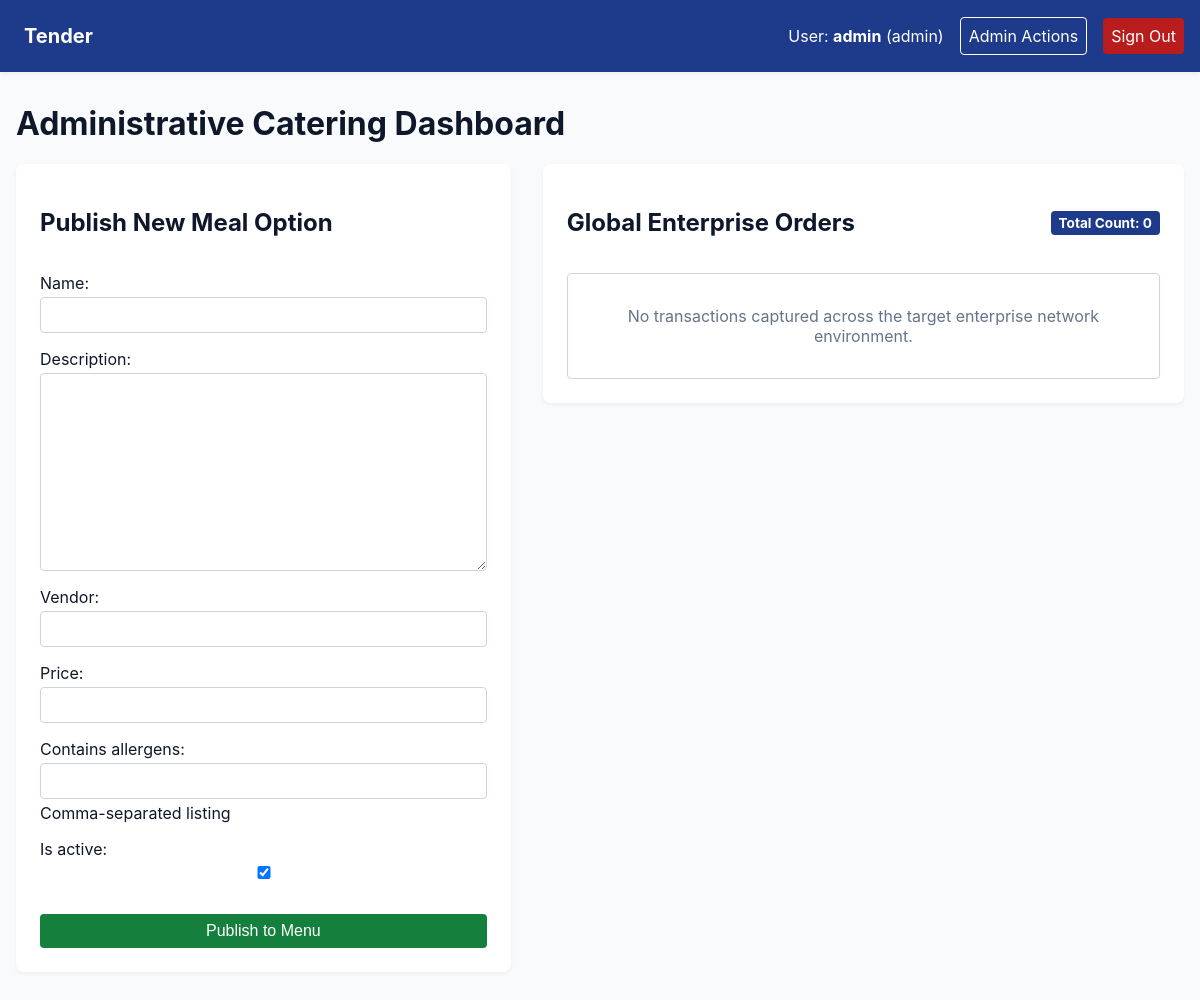
Before: /admin-management/ (signed in) with the older database file.
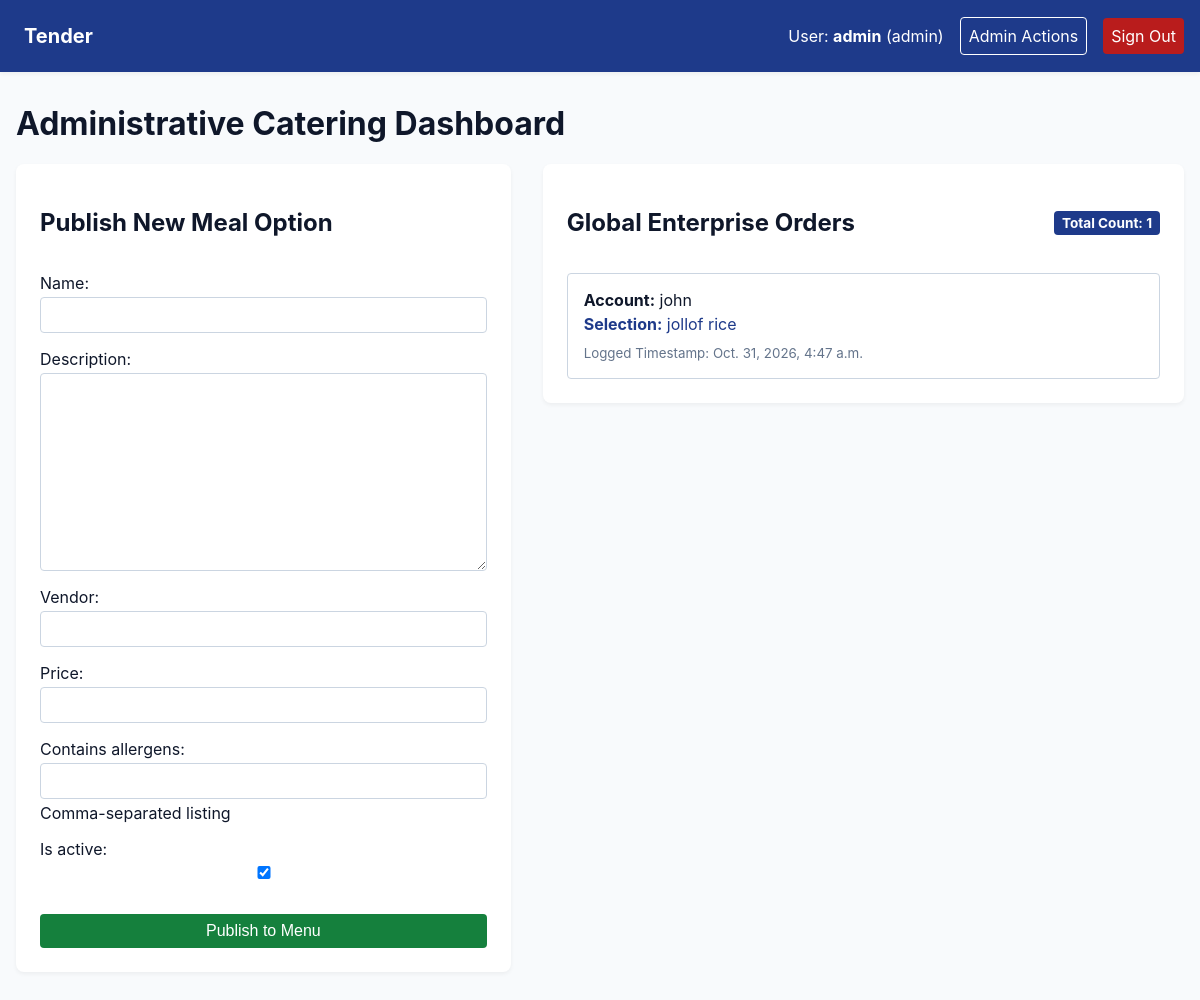
After: the same page with the newer database file.
### catering/models.py (models this page shows, shortened)
class Order(models.Model):
    user = models.ForeignKey(UserProfile, on_delete=models.CASCADE, related_name='orders')
    meal_option = models.ForeignKey(MealOption, on_delete=models.PROTECT, related_name='ordered_meals')
    order_date = models.DateField(default=timezone.now)
    special_instructions = models.TextField(blank=True)
    created_at = models.DateTimeField(auto_now_add=True)

class UserProfile(AbstractUser):
    ROLE_CHOICES = [
        ('employee', 'Employee'),
        ('admin', 'Office Admin'),
    ]
    role = models.CharField(max_length=10, choices=ROLE_CHOICES, default='employee')
    allergen_free_text = models.CharField(
        max_length=100,
        blank=True,
        help_text="Provide comma-separated listings (e.g., peanuts, dairy, gluten)"
    )

class MealOption(models.Model):
    name = models.CharField(max_length=100)
    description = models.TextField()
    vendor = models.CharField(max_length=100)
    price = models.DecimalField(max_digits=6, decimal_places=2)
    contains_allergens = models.CharField(max_length=200, blank=True, help_text="Comma-separated listing")
    is_active = models.BooleanField(default=True)

### catering/views.py (the view)
# urls.py: path('admin-management/', views.admin_panel, name='admin_panel'),
@login_required
def admin_panel(request):
    if request.user.role != 'admin':
        messages.error(request, "Access Terminated: Insufficient administrative privileges.")
        return redirect('dashboard')
    all_meals = MealOption.objects.all()
    all_orders = Order.objects.all()
    if request.method == 'POST':
        form = MealOptionForm(request.POST)
        if form.is_valid():
            form.save()
            messages.success(request, "New menu component appended seamlessly.")
            return redirect('admin_panel')
    else:
        form = MealOptionForm()
    context = {
        'all_meals': all_meals,
        'all_orders': all_orders,
        'form': form,
    }
    return render(request, 'catering/admin_panel.html', context)

### catering/forms.py (shortened to what this page needs)
class MealOptionForm(forms.ModelForm):
    class Meta:
        model = MealOption
        fields = ['name', 'description', 'vendor', 'price', 'contains_allergens', 'is_active']

### catering/templates/catering/admin_panel.html (shortened to what this page needs)
{% extends 'catering/base.html' %}
{% block content %}
<h1>Administrative Catering Dashboard</h1>
<div class="admin-split-layout">
    <section class="admin-col-form ui-card" aria-label="Meal Generation Input Block">
        <h2>Publish New Meal Option</h2>
        <form method="post" novalidate>
            {{ form.as_p }}
            <button type="submit" class="ui-btn ui-btn-success" style="width: 100%; margin-top: 1rem;">Publish to Menu</button>
        </form>
    </section>
    <section class="admin-col-logs ui-card" aria-label="System Order Monitoring Ledger">
        <div style="display: flex; justify-content: space-between; align-items: center; margin-bottom: 1rem;">
            <h2>Global Enterprise Orders</h2>
            <span class="ui-badge" style="background-color: var(--brand-primary);">Total Count: {{ all_orders.count }}</span>
        </div>
        <div class="scroll-log-box">
            {% for order in all_orders %}
                <div class="log-item">
                    <p style="margin: 0 0 0.25rem 0;"><strong>Account:</strong> {{ order.user.username }}</p>
                    <p style="margin: 0 0 0.5rem 0; color: var(--brand-primary);"><strong>Selection:</strong> {{ order.meal_option.name }}</p>
                    <small style="color: #64748b;">Logged Timestamp: {{ order.created_at }}</small>
                </div>
            {% empty %}
                <div style="padding: 2rem; text-align: center; color: #64748b;">No transactions captured across the target enterprise network environment.</div>
            {% endfor %}
        </div>
    </section>
</div>
{% endblock %}

Changed rows visible on the page:
added Order: user.username "john", meal_option.name "jollof rice", created_at "Oct. 31, 2026, 4:47 a.m."
Other visible differences:
{{ all_orders.count }}: "0" → "1"
text no longer shown: "No transactions captured across the target enterprise network environment."
